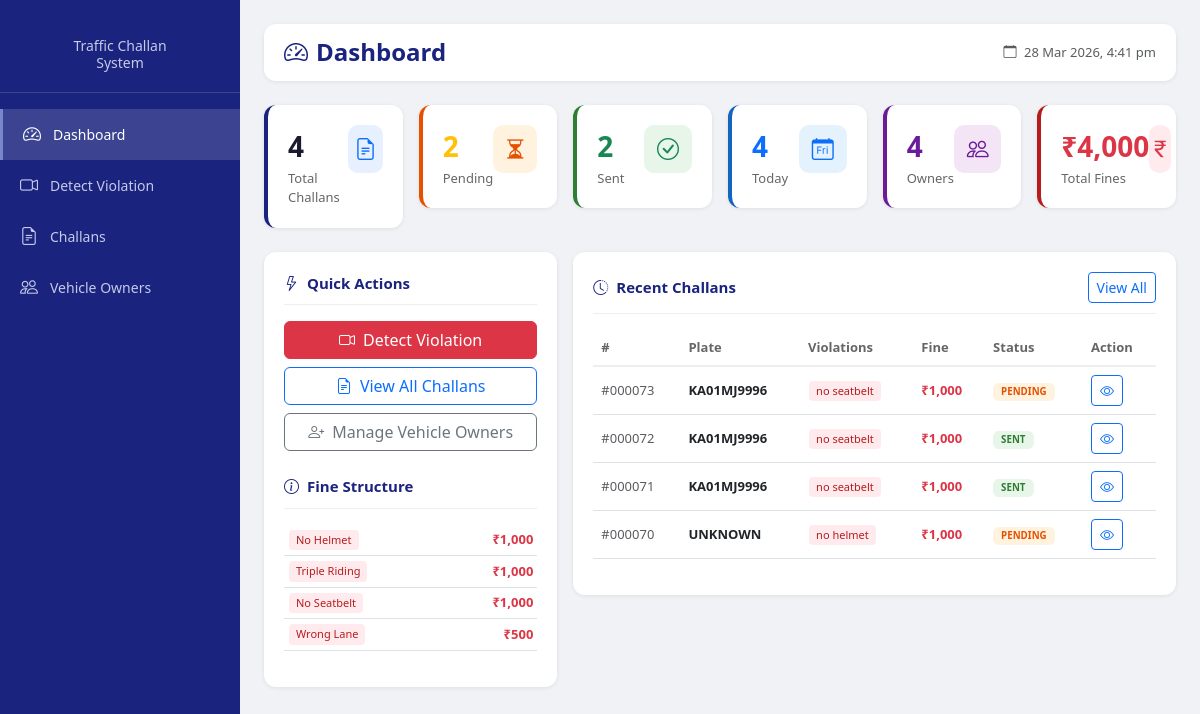
The page / on the database its author committed.
### tables this page shows
CREATE TABLE challans (
            id           INTEGER PRIMARY KEY AUTOINCREMENT,
            plate_number TEXT    NOT NULL,
            violations   TEXT    NOT NULL,  -- JSON list of violation names
            fine_details TEXT    NOT NULL,  -- JSON dict of violation:amount
            total_fine   INTEGER NOT NULL,
            status       TEXT    DEFAULT 'pending',  -- pending/sent/paid
            image_path   TEXT,
            pdf_path     TEXT,
            location     TEXT    DEFAULT 'Unknown',
            created_at   TEXT    DEFAULT (datetime('now', 'localtime')),
            sent_at      TEXT
        );

### app.py (the view)
@app.route("/")
def index():
    return render_template("index.html",
                           stats=get_dashboard_stats(),
                           challans=get_all_challans()[:10])

### database.py (called while the page is built)
def get_connection():
    os.makedirs(os.path.dirname(DATABASE_PATH), exist_ok=True)
    conn = sqlite3.connect(DATABASE_PATH)
    conn.row_factory = sqlite3.Row
    return conn

def get_all_challans():
    conn = get_connection()
    rows = conn.execute("""
        SELECT c.*, o.owner_name, o.phone, o.email
        FROM challans c
        LEFT JOIN vehicle_owners o ON c.plate_number = o.plate_number
        ORDER BY c.created_at DESC
    """).fetchall()
    conn.close()
    result = []
    for row in rows:
        c = dict(row)
        c["violations"]   = json.loads(c["violations"])
        c["fine_details"] = json.loads(c["fine_details"])
        result.append(c)
    return result

def get_dashboard_stats():
    conn = get_connection()
    s    = {}
    s["total_challans"]   = conn.execute("SELECT COUNT(*) FROM challans").fetchone()[0]
    s["pending_challans"] = conn.execute("SELECT COUNT(*) FROM challans WHERE status='pending'").fetchone()[0]
    s["sent_challans"]    = conn.execute("SELECT COUNT(*) FROM challans WHERE status='sent'").fetchone()[0]
    s["paid_challans"]    = conn.execute("SELECT COUNT(*) FROM challans WHERE status='paid'").fetchone()[0]
    s["total_owners"]     = conn.execute("SELECT COUNT(*) FROM vehicle_owners").fetchone()[0]
    s["total_fines"]      = conn.execute("SELECT COALESCE(SUM(total_fine),0) FROM challans").fetchone()[0]
    s["today_challans"]   = conn.execute(
        "SELECT COUNT(*) FROM challans WHERE DATE(created_at)=DATE('now','localtime')"
    ).fetchone()[0]
    conn.close()
    return s

### templates/index.html (shortened to what this page needs)
{% extends "base.html" %}
{% block content %}
<div class="topbar">
    <h4><i class="bi bi-speedometer2 me-2"></i>Dashboard</h4>
    <span class="text-muted" style="font-size:13px">
        <i class="bi bi-calendar me-1"></i>
        <span id="datetime"></span>
    </span>
</div>
<div class="row g-3 mb-4">
    <div class="col-md-2">
        <div class="stat-card">
            <div class="d-flex justify-content-between align-items-start">
                <div>
                    <div class="stat-value">{{ stats.total_challans }}</div>
                    <div class="stat-label">Total Challans</div>
                </div>
                <div class="stat-icon bg-primary bg-opacity-10">
                    <i class="bi bi-file-earmark-text text-primary"></i>
                </div>
            </div>
        </div>
    </div>
    <div class="col-md-2">
        <div class="stat-card" style="border-left-color:#e65100">
            <div class="d-flex justify-content-between align-items-start">
                <div>
                    <div class="stat-value text-warning">{{ stats.pending_challans }}</div>
                    <div class="stat-label">Pending</div>
                </div>
                <div class="stat-icon" style="background:#fff3e0">
                    <i class="bi bi-hourglass-split" style="color:#e65100"></i>
                </div>
            </div>
        </div>
    </div>
    <div class="col-md-2">
        <div class="stat-card" style="border-left-color:#2e7d32">
            <div class="d-flex justify-content-between align-items-start">
                <div>
                    <div class="stat-value text-success">{{ stats.sent_challans }}</div>
                    <div class="stat-label">Sent</div>
                </div>
                <div class="stat-icon" style="background:#e8f5e9">
                    <i class="bi bi-check-circle text-success"></i>
                </div>
            </div>
        </div>
    </div>
    <div class="col-md-2">
        <div class="stat-card" style="border-left-color:#1565c0">
            <div class="d-flex justify-content-between align-items-start">
                <div>
                    <div class="stat-value text-primary">{{ stats.today_challans }}</div>
                    <div class="stat-label">Today</div>
                </div>
                <div class="stat-icon" style="background:#e3f2fd">
                    <i class="bi bi-calendar-day text-primary"></i>
                </div>
            </div>
        </div>
    </div>
    <div class="col-md-2">
        <div class="stat-card" style="border-left-color:#6a1b9a">
            <div class="d-flex justify-content-between align-items-start">
                <div>
                    <div class="stat-value" style="color:#6a1b9a">{{ stats.total_owners }}</div>
                    <div class="stat-label">Owners</div>
                </div>
                <div class="stat-icon" style="background:#f3e5f5">
                    <i class="bi bi-people" style="color:#6a1b9a"></i>
                </div>
            </div>
        </div>
    </div>
    <div class="col-md-2">
        <div class="stat-card" style="border-left-color:#b71c1c">
            <div class="d-flex justify-content-between align-items-start">
                <div>
                    <div class="stat-value text-danger">&#8377;{{ "{:,}".format(stats.total_fines) }}</div>
                    <div class="stat-label">Total Fines</div>
                </div>
                <div class="stat-icon" style="background:#ffebee">
                    <i class="bi bi-currency-rupee text-danger"></i>
                </div>
            </div>
        </div>
    </div>
</div>
<div class="row g-3">
    <div class="col-md-4">
        <div class="data-card h-100">
            <div class="card-title">
                <i class="bi bi-lightning me-2"></i>Quick Actions
            </div>
            <div class="d-grid gap-2">
                <a href="{{ url_for('detect') }}" class="btn btn-danger">
                    <i class="bi bi-camera-video me-2"></i>Detect Violation
                </a>
                <a href="{{ url_for('challans') }}" class="btn btn-outline-primary">
                    <i class="bi bi-file-earmark-text me-2"></i>View All Challans
                </a>
                <a href="{{ url_for('owners') }}" class="btn btn-outline-secondary">
                    <i class="bi bi-person-plus me-2"></i>Manage Vehicle Owners
                </a>
            </div>
            <div class="mt-4">
                <div class="card-title">
                    <i class="bi bi-info-circle me-2"></i>Fine Structure
                </div>
                <table class="table table-sm">
                    <tbody>
                        <tr>
                            <td><span class="violation-badge">No Helmet</span></td>
                            <td class="text-end fw-bold text-danger">&#8377;1,000</td>
                        </tr>
                        <tr>
                            <td><span class="violation-badge">Triple Riding</span></td>
                            <td class="text-end fw-bold text-danger">&#8377;1,000</td>
                        </tr>
                        <tr>
                            <td><span class="violation-badge">No Seatbelt</span></td>
                            <td class="text-end fw-bold text-danger">&#8377;1,000</td>
                        </tr>
                        <tr>
                            <td><span class="violation-badge">Wrong Lane</span></td>
                            <td class="text-end fw-bold text-danger">&#8377;500</td>
                        </tr>
                    </tbody>
                </table>
            </div>
        </div>
    </div>
    <div class="col-md-8">
        <div class="data-card">
            <div class="d-flex justify-content-between align-items-center card-title">
                <span><i class="bi bi-clock-history me-2"></i>Recent Challans</span>
                <a href="{{ url_for('challans') }}" class="btn btn-sm btn-outline-primary">
                    View All
                </a>
            </div>
            {% if challans %}
            <div class="table-responsive">
                <table class="table table-hover">
                    <thead>
                        <tr>
                            <th>#</th>
                            <th>Plate</th>
                            <th>Violations</th>
                            <th>Fine</th>
                            <th>Status</th>
                            <th>Action</th>
                        </tr>
                    </thead>
                    <tbody>
                        {% for c in challans %}
                        <tr>
                            <td class="text-muted">#{{ "%06d" % c.id }}</td>
                            <td><b>{{ c.plate_number }}</b></td>
                            <td>
                                {% for v in c.violations %}
                                <span class="violation-badge">{{ v.replace('_',' ') }}</span>
                                {% endfor %}
                            </td>
                            <td class="text-danger fw-bold">&#8377;{{ "{:,}".format(c.total_fine) }}</td>
                            <td>
                                <span class="badge badge-{{ c.status }} px-2 py-1">
                                    {{ c.status.upper() }}
                                </span>
                            </td>
                            <td>
                                <a href="{{ url_for('view_challan', challan_id=c.id) }}"
                                   class="btn btn-sm btn-outline-primary">
                                    <i class="bi bi-eye"></i>
                                </a>
                            </td>
                        </tr>
                        {% endfor %}
                    </tbody>
                </table>
            </div>
            {% endif %}
        </div>
    </div>
</div>
{% endblock %}

### templates/base.html (style rules this page uses)
:root { --primary: #1a237e; --primary-light: #3949ab; --danger: #b71c1c; --success: #1b5e20; --sidebar-width: 240px; }
body { background: #f0f2f5; font-family: "Segoe UI", sans-serif; }
.topbar { background: white; border-radius: 12px; padding: 14px 20px; margin-bottom: 24px; display: flex; align-items: center; justify-content: space-between; box-shadow: 0 1px 4px rgba(0, 0, 0, 0.08); }
.topbar h4 { margin: 0; color: var(--primary); font-weight: 600; }
.stat-card { background: white; border-radius: 12px; padding: 20px; box-shadow: 0 1px 4px rgba(0, 0, 0, 0.08); border-left: 4px solid var(--primary); }
.stat-card .stat-icon { width: 48px; height: 48px; border-radius: 10px; display: flex; align-items: center; justify-content: center; font-size: 22px; }
.stat-card .stat-value { font-size: 28px; font-weight: 700; color: #1a1a2e; }
.stat-card .stat-label { font-size: 13px; color: #666; margin-top: 2px; }
.data-card { background: white; border-radius: 12px; padding: 20px; box-shadow: 0 1px 4px rgba(0, 0, 0, 0.08); }
.data-card .card-title { font-size: 15px; font-weight: 600; color: var(--primary); margin-bottom: 16px; padding-bottom: 10px; border-bottom: 1px solid #eee; }
.table th { font-size: 13px; color: #666; font-weight: 600; border-bottom: 2px solid #eee; }
.table td { font-size: 13px; vertical-align: middle; }
.badge-pending { background: #fff3e0; color: #e65100; }
.badge-sent { background: #e8f5e9; color: #2e7d32; }
.violation-badge { background: #ffebee; color: #b71c1c; border-radius: 4px; padding: 2px 7px; font-size: 11px; font-weight: 500; display: inline-block; margin: 1px; }

### rows shown on the page
challans: id "000073", plate_number "KA01MJ9996", replace "no seatbelt", total_fine "1,000", status "PENDING"
challans: id "000072", plate_number "KA01MJ9996", replace "no seatbelt", total_fine "1,000", status "SENT"
challans: id "000071", plate_number "KA01MJ9996", replace "no seatbelt", total_fine "1,000", status "SENT"
challans: id "000070", plate_number "UNKNOWN", replace "no helmet", total_fine "1,000", status "PENDING"

### other values the page prints
{{ stats.total_challans }} "4"
{{ stats.pending_challans }} "2"
{{ stats.sent_challans }} "2"
{{ stats.today_challans }} "4"
{{ stats.total_owners }} "4"
{{ "{:,}".format(stats.total_fines) }} "4,000"
